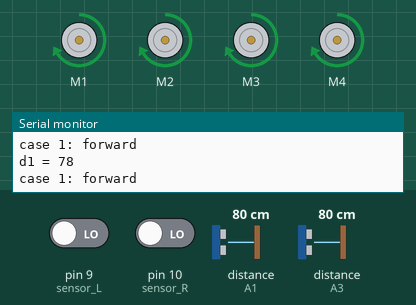
Recording of a sketch running on a simulated Arduino Uno, built with avr-gcc and run on an emulated ATmega328P. On the bench: 4 × DC motor (green arrow = forward, orange = backward, longer = faster), the last lines printed to the serial monitor. Wiring (inferred from the names in the program): ultrasonic range finder: trigger A0; echo A1. The inputs (shaded band) are chosen by the test bench; at power-on: distance to the obstacle (sensors on A1, A3) 80 cm, pin 9 (sensor_L) LOW, pin 10 (sensor_R) LOW. The echo pulse lasts 58.3 µs per cm.

Above: at 1.2 s.
1.3 s: distance to the obstacle (sensor on A1) set to 54 cm
2.8 s: distance to the obstacle (sensor on A1) set to 47 cm
At 3.3 s:
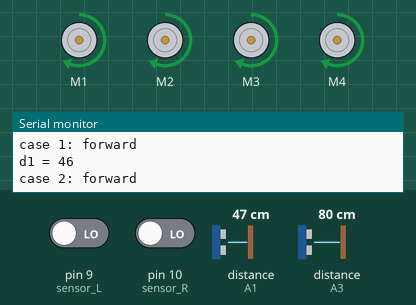
At 3.7 s:
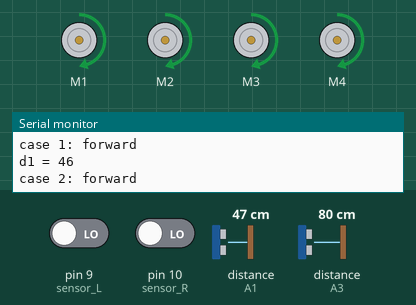
5.8 s: pin 9 (sensor_L) driven HIGH
At 6.22 s:
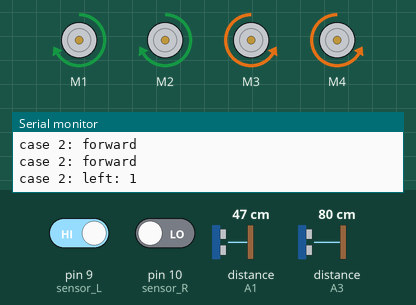
8.8 s: pin 10 (sensor_R) driven HIGH
At 9.53 s:
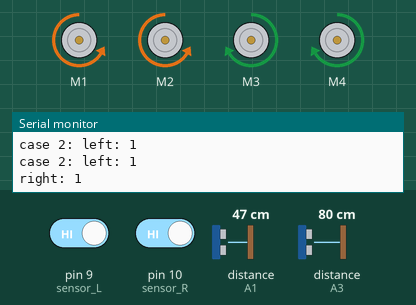
11.8 s: distance to the obstacle (sensor on A1) set to 2 cm
14.8 s: distance to the obstacle (sensor on A1) set to 35 cm
Timing chart, 0 to 18.8 s (numbered marks = the images above; inputs shaded):
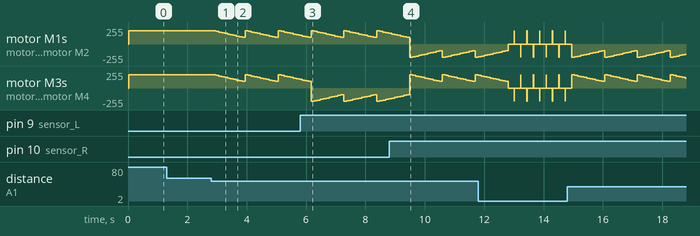

Measured:
- the behaviour switches between 52 and 51 cm on distance to the obstacle (sensor on A1) (found by bisection; images 0 and 1)

The sketch:

main.ino
```cpp
// import libraries
#include <AFMotor.h>

// define variables
#define Trigger_pin A0 //left
#define Echo_pin A1 //left
#define Trigger_pin1 A2 // middle
#define Echo_pin1 A3 // middle
#define Trigger_pin2 A4 // right
#define Echo_pin2 A5 //right

#define Max_speed 200
#define sensor_R 10
#define sensor_L 9

int distance = 0;
int distance1 = 0;
int distance2 = 0;
int dis = 0;
int dis_1 = 0;
int dis_2 = 0;

int count = 0;

int L = 0;
int R = 0;
int line_L, line_R;
unsigned long measure = 0;
unsigned long measure1 = 0;
unsigned long measure2 = 0;

// initial motors pin
AF_DCMotor motor1(1, MOTOR12_1KHZ);
AF_DCMotor motor2(2, MOTOR12_1KHZ);
AF_DCMotor motor3(3, MOTOR34_1KHZ);
AF_DCMotor motor4(4, MOTOR34_1KHZ);

void setup(){
  Serial.begin(9600);

  //setup ultrasound sensor
  pinMode(Trigger_pin, OUTPUT);
  pinMode(Echo_pin, INPUT);
  pinMode(Trigger_pin1, OUTPUT);
  pinMode(Echo_pin1, INPUT);
  pinMode(Trigger_pin2, OUTPUT);
  pinMode(Echo_pin2, INPUT);

  //setup ir sensor
  pinMode(sensor_R, INPUT); //declare ir sensor as input
  pinMode(sensor_L, INPUT); //declare ir sensor as input

}

//-------------------------------------------------------fuction for following line ----------------------------------------------//
void check_line(){
  line_L = digitalRead(sensor_L);
  line_R = digitalRead(sensor_R);
  if(line_L == 1){
    Serial.print("left: ");
    Serial.println(line_L);
    right();
  }
  if(line_R == 1){
    Serial.print("right: ");
    Serial.println(line_R);
    left();
  }
  if(line_L == 0 && line_R == 0){
    Serial.println("forward");
    forward();
  }
  delay(2);
}

//-------------------------------------------------------fuction for calculating distance ----------------------------------------------//
unsigned int Distance(byte option){
  switch(option){
    case 0:
      digitalWrite(Trigger_pin,LOW);
      delayMicroseconds(2);
      digitalWrite(Trigger_pin,HIGH);
      delayMicroseconds(5);
      digitalWrite(Trigger_pin,LOW);

      measure = pulseIn(Echo_pin,HIGH,20000);
      distance = (measure/2/29.412);
      if (distance == 0){
        distance = 250;
      }
      return distance;
      break;
    case 1:
      digitalWrite(Trigger_pin1,LOW);
      delayMicroseconds(2);
      digitalWrite(Trigger_pin1,HIGH);
      delayMicroseconds(5);
      digitalWrite(Trigger_pin1,LOW);

      measure1 = pulseIn(Echo_pin1,HIGH,20000);
      distance1 = (measure1/2/29.412);
      if (distance1 == 0){
        distance1 = 250;
      }
      return distance1;
      break;
    case 2:
      digitalWrite(Trigger_pin2,LOW);
      delayMicroseconds(2);
      digitalWrite(Trigger_pin2,HIGH);
      delayMicroseconds(5);
      digitalWrite(Trigger_pin2,LOW);

      measure2 = pulseIn(Echo_pin2,HIGH,20000);
      distance2 = (measure2/2/29.412);
      if (distance2 == 0){
        distance2 = 250;
      }
      return distance2;
      break;
  }
}

//---------------------------------function for finding direction------------------------------------
void Obstacle() {

  dis = Distance(0);
  while(dis > 50){// change limited distance
    //test
    Serial.print("case 1: ");

    if(count == 1){
      dis_2 = Distance(2);
      //test
      Serial.print("d3 = ");
      Serial.println(dis_2);

      check_line();
      while(dis_2 > 20){
        delay(2000);
        right();
        if(digitalRead(sensor_L) == 1){
          count = 0;
          break;
        }
      }
    }
    else check_line();
    dis = Distance(0);
    //test
    Serial.print("d1 = ");
    Serial.println(dis);
  }
  while((dis >= 20) && (dis <= 50)){// change limited distance
    //test
    Serial.print("case 2: ");
    check_line();
    for(int i = Max_speed; i >= 100; i-= 10){ // decrease speed
      //test
//      Serial.print("i = ");
//      Serial.println(i);

      motor1.setSpeed(i);
      motor2.setSpeed(i);
      motor3.setSpeed(i);
      motor4.setSpeed(i);
      delay(100);
    }
    dis = Distance(0);

  }
  while(dis < 20){// change limited distance
    //test
    Serial.print("case 3: ");
    Stop();
    delay(200);
    dis_1 = Distance(1);
    //test
    Serial.print("d2 = ");
    Serial.println(dis_1);

    if(dis_1 > 20){
    while(1){
      Serial.println("left");
      left();
      count = 1;
       if(digitalRead(sensor_R) == 1) break;
//      delay(2000);
      break;
    }
    check_line();
    }
    else Stop();
    dis = Distance(1);
  }
}

void forward(){
  for(int i=0; i<=Max_speed; i+=5){// increase speed
    motor1.setSpeed(i);
    motor2.setSpeed(i);
    motor3.setSpeed(i);
    motor4.setSpeed(i);
  }

  motor1.run(FORWARD);  //rotate the motor clockwise
  motor2.run(FORWARD);  //rotate the motor clockwise
  motor3.run(FORWARD);  //rotate the motor clockwise
  motor4.run(FORWARD);  //rotate the motor clockwise
}

void backward(){
  motor1.run(BACKWARD); //rotate the motor anti-clockwise
  motor2.run(BACKWARD); //rotate the motor anti-clockwise
  motor3.run(BACKWARD); //rotate the motor anti-clockwise
  motor4.run(BACKWARD); //rotate the motor anti-clockwise
}

void left(){
  motor1.setSpeed(Max_speed);
  motor2.setSpeed(Max_speed);
  motor3.setSpeed(Max_speed);
  motor4.setSpeed(Max_speed);

  motor1.run(BACKWARD); //rotate the motor anti-clockwise
  motor2.run(BACKWARD); //rotate the motor anti-clockwise
  motor3.run(FORWARD);  //rotate the motor clockwise
  motor4.run(FORWARD);  //rotate the motor clockwise
}

void right(){
  motor1.setSpeed(Max_speed);
  motor2.setSpeed(Max_speed);
  motor3.setSpeed(Max_speed);
  motor4.setSpeed(Max_speed);

  motor1.run(FORWARD);  //rotate the motor clockwise
  motor2.run(FORWARD);  //rotate the motor clockwise
  motor3.run(BACKWARD); //rotate the motor anti-clockwise
  motor4.run(BACKWARD); //rotate the motor anti-clockwise
}

void Stop(){
  motor1.run(RELEASE); //stop the motor when release the button
  motor2.run(RELEASE); //rotate the motor clockwise
  motor3.run(RELEASE); //stop the motor when release the button
  motor4.run(RELEASE); //stop the motor when release the button
}

void loop(){
  Obstacle();
}
```
